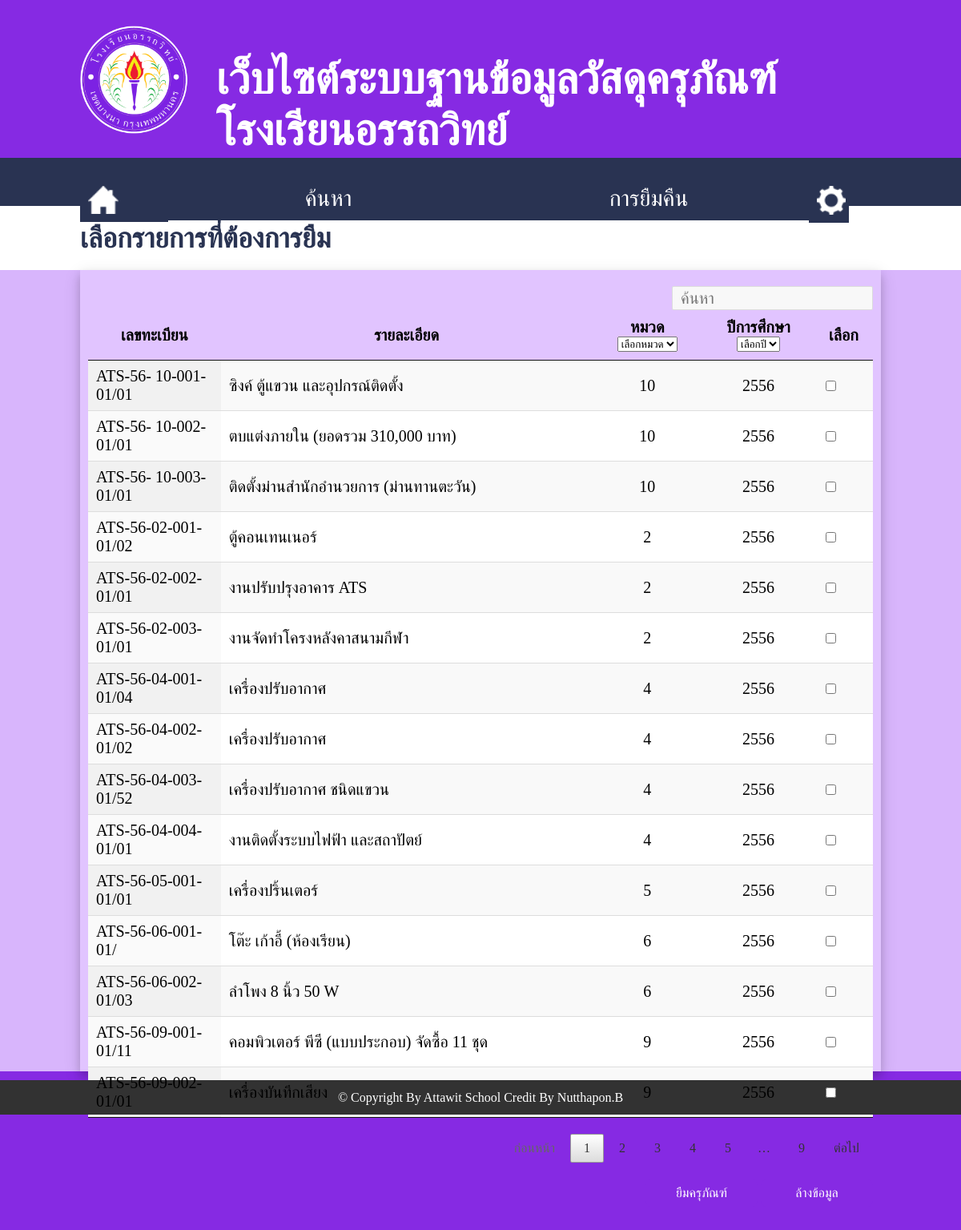
The page /lent_mda_teacher.php (signed in) on the database as committed earlier.
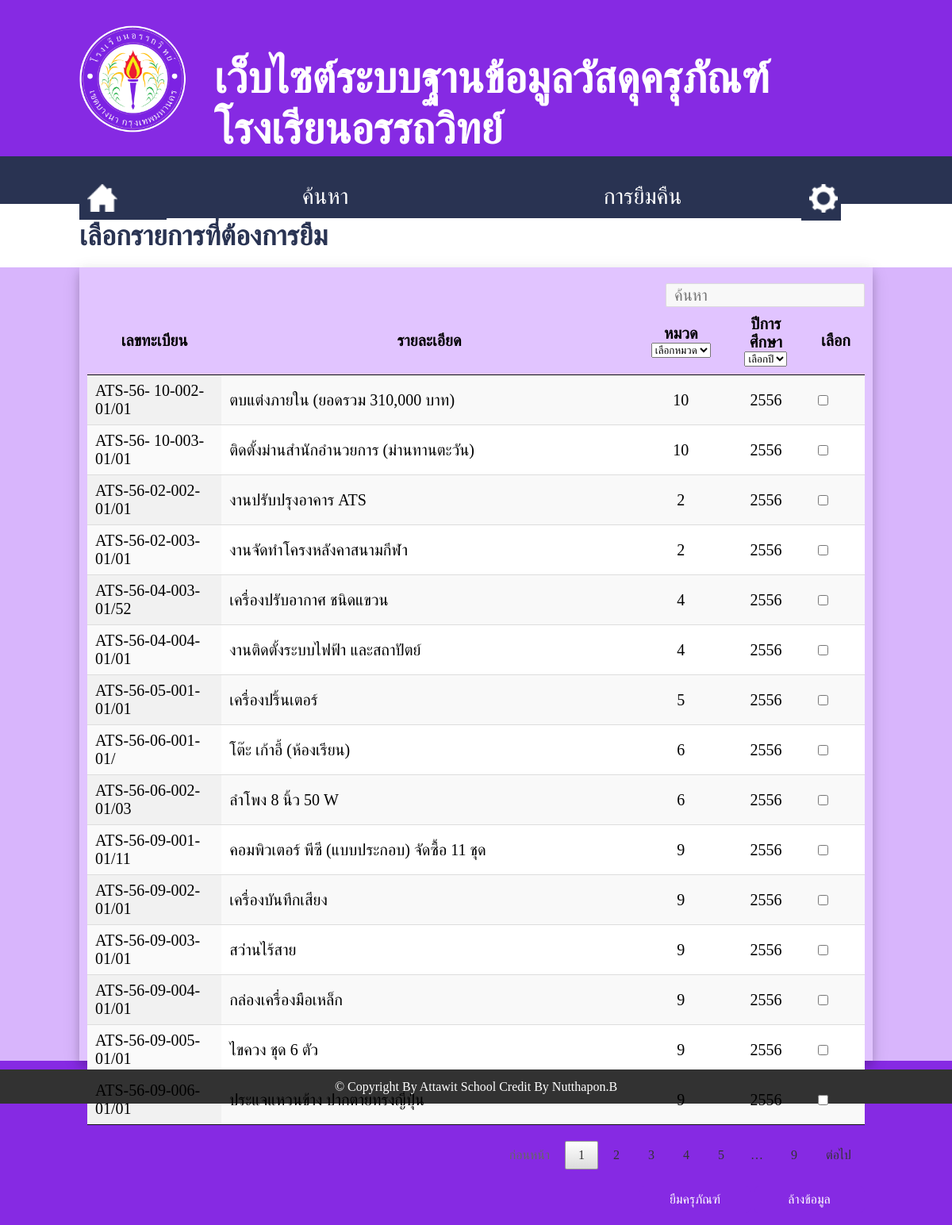
The same page on the database as committed later.
### tables this page shows
CREATE TABLE `data_mda` (
  `id` int(11) NOT NULL auto_increment,
  `id_mda` varchar(25) NOT NULL,
  `id_type` int(11) NOT NULL,
  `year` int(11) NOT NULL,
  `detail` varchar(1000) default NULL,
  `brand` varchar(1000) default NULL,
  `amount` int(11) default NULL,
  `price` decimal(10,2) default NULL,
  `total_price` decimal(10,2) default NULL,
  `applications` varchar(500) default NULL,
  `note` varchar(1000) default NULL,
  `date_in` text,
  `company` varchar(500) default NULL,
  `address` varchar(500) default NULL,
  `tel` varchar(20) default NULL,
  `fax` varchar(20) default NULL,
  `web` varchar(500) default NULL,
  `picture` varchar(500) default NULL,
  `status` int(11) NOT NULL,
  PRIMARY KEY  (`id`)
);

### lent_mda_teacher.php (the view, shortened to what this page needs)
<?php
include('popup.php');
?>
<html>
<head>
	<link rel="stylesheet" href="style.css">
	<link rel="stylesheet" href="jquery.dataTables.min.css" />
</head>
<body id="barcode">
<form name="form1" action="#popupTeacherLent" method="POST">
	<div style='width:100%; height:180px;'>
		<div style='width:1000px; heigth:100%; margin:auto; padding-top:1%;'>
			<div style='width:15%; heigth:100%; float:left;'>
				<img src='image/logo_ats.png' style="margin-top:20px;" width='90%'>
			</div>
			<div style='width:83%; heigth:100%; float:left; padding-left:2%;'>
				<h1 style="margin-top:55px;">เว็บไซต์ระบบฐานข้อมูลวัสดุครุภัณฑ์โรงเรียนอรรถวิทย์
				</h1>
			</div>
		</div>
	</div>
	<div style='width:100%; height:60px; background:#293352;'>
		<div style='width:1000px; heigth:100%; margin:auto; margin-top:17px; padding-top:12px;'>
			<div id="sMenu" style="width:90px; heigth:100%; float:left;">
				<a href="main_teacher.php">
					<div><img src="image/home.png" width="38"></div>
				</a>
			</div>
			<div class="dropdown" style="width:400px; heigth:100%; float:left;">
				<a href="show_lent_teacher.php">
					<div class="dropbtn"><center>ค้นหา</center></div>
				</a>
			</div>
			<div class="dropdown" style="width:400px; heigth:100%; float:left;">
				<div class="dropbtn"><center>การยืมคืน</center></div>
			</div>
			<div class="dropdown" style="width:50px; heigth:105%; float:left;">
				<a href="#popupLogout">
					<div class="dropbtn"><img src="image/pass.png" width="36"></div>
				</a>
			</div>
		</div>
	</div>
	<div style='width:100%; height:80px; margin-top:-29px; background:#ffffff;'>
		<div style='width:1000px; height:100%; margin:auto; background:#ffffff;'>
			<h2>เลือกรายการที่ต้องการยืม</h2>
		</div>
	</div>
	<div style='width:100%; height:1000px; background:#d8b5fc;'>
		<div style='width:980px; height:980px; padding-top:20px; padding-left:10px; padding-right:10px; background:#e1c4ff; margin:auto; box-shadow: 0 6px 10px 0 rgba(0, 0, 0, 0.14), 0 6px 20px 0 rgba(0, 0, 0, 0.14);'>
			<table id="example" class="display" style="font-size: 20px;" cellspacing="0" width="100%">
		        <thead>
		            <tr>
		                <th>เลขทะเบียน</th>
		                <th>รายละเอียด</th>
		                <th>หมวด</th>
		                <th>ปีการศึกษา</th>
		                <th>เลือก</th>
		            </tr>
		        </thead>
		        <tfoot>
		            <tr>
		                <th></th>
		                <th></th>
		                <th></th>
		                <th></th>
		                <th></th>
		            </tr>
		        </tfoot>
		        <tbody>
		        	<?php
		        	$sql = 'SELECT * FROM data_mda WHERE status = 1';
		        	$query = mysql_query($sql);
		        	while ($data = mysql_fetch_array($query)) {
		        		echo "
		        		<tr>
			                <td>".$data['id_mda']."</td>
			                <td>".$data['detail']."</td>
			                <td><center>".$data['id_type']."</center></td>
			                <td><center>".$data['year']."</center></td>
			                <td><input type='checkbox' name='check[]' value=".$data['id']."></td>
			            </tr>";
		        	}
		        	 ?>
		        </tbody>
		    </table>
			<div style="width:100%; height:50px; margin-right:50px; margin-top:20px; text-align: right;">
				<input id="bt3" type="submit" name="submit" class="textbox" value="ยืมครุภัณฑ์">
				<input id="bt3" type="reset" name="reset" class="textbox" value="ล้างข้อมูล">
			</div>
		</div>
	</div>
	</form>
	<div style="background:#323232; width:100%; height:30px; text-align: center; padding-top: 13px;">
		<font color="#ffffff">&copy Copyright By Attawit School Credit By Nutthapon.B</font>
	</div>
</body>
</html>

Rows that differ between the two databases and show on the page:
no longer on this page (row edited): data_mda: id_mda "ATS-56-02-001-01/02", detail "ตู้คอนเทนเนอร์", id_type "2", year "2556"
removed data_mda: id_mda "ATS-56-04-001-01/04", detail "เครื่องปรับอากาศ", id_type "4", year "2556"
no longer on this page (row edited): data_mda: id_mda "ATS-56-04-002-01/02", detail "เครื่องปรับอากาศ", id_type "4", year "2556"
removed data_mda: id_mda "ATS-56- 10-001-01/01", detail "ซิงค์ ตู้แขวน และอุปกรณ์ติดตั้ง", id_type "10", year "2556"
now on this page (row unchanged): data_mda: id_mda "ATS-56-09-003-01/01", detail "สว่านไร้สาย", id_type "9", year "2556"
now on this page (row unchanged): data_mda: id_mda "ATS-56-09-004-01/01", detail "กล่องเครื่องมือเหล็ก", id_type "9", year "2556"
now on this page (row unchanged): data_mda: id_mda "ATS-56-09-005-01/01", detail "ไขควง ชุด 6 ตัว", id_type "9", year "2556"
now on this page (row unchanged): data_mda: id_mda "ATS-56-09-006-01/01", detail "ประแจแหวนข้าง ปากตายทรงญี่ปุ่น", id_type "9", year "2556"
